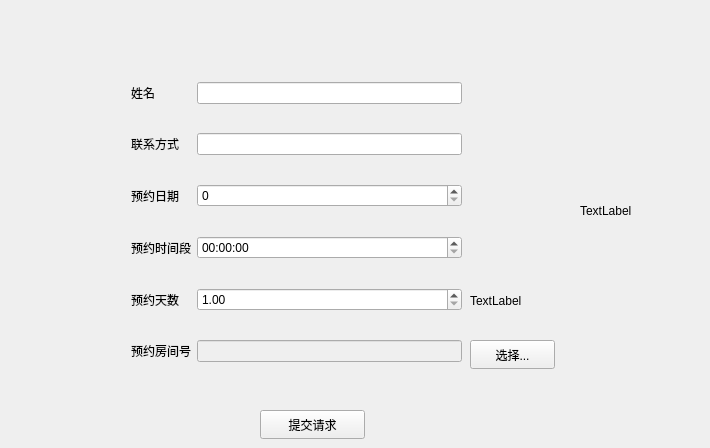
            <widget class="QWidget" name="page_8">
             <widget class="QPushButton" name="chooseRoom_2">
              <property name="geometry">
               <rect>
                <x>470</x>
                <y>340</y>
                <width>85</width>
                <height>29</height>
               </rect>
              </property>
              <property name="mouseTracking">
               <bool>true</bool>
              </property>
              <property name="text">
               <string>选择...</string>
              </property>
             </widget>
             <widget class="QPushButton" name="submitBtn">
              <property name="geometry">
               <rect>
                <x>260</x>
                <y>410</y>
                <width>105</width>
                <height>29</height>
               </rect>
              </property>
              <property name="text">
               <string>提交请求</string>
              </property>
             </widget>
             <widget class="QLabel" name="endTimeLabel_2">
              <property name="geometry">
               <rect>
                <x>470</x>
                <y>290</y>
                <width>231</width>
                <height>21</height>
               </rect>
              </property>
              <property name="text">
               <string>TextLabel</string>
              </property>
             </widget>
             <widget class="QWidget" name="layoutWidget1">
              <property name="geometry">
               <rect>
                <x>131</x>
                <y>59</y>
                <width>331</width>
                <height>331</height>
               </rect>
              </property>
              <layout class="QGridLayout" name="gridLayout_13">
               <item row="0" column="0">
                <widget class="QLabel" name="label_20">
                 <property name="text">
                  <string>姓名</string>
                 </property>
                </widget>
               </item>
               <item row="0" column="1">
                <widget class="QLineEdit" name="nameEdit_2"/>
               </item>
               <item row="1" column="0">
                <widget class="QLabel" name="label_21">
                 <property name="text">
                  <string>联系方式</string>
                 </property>
                </widget>
               </item>
               <item row="1" column="1">
                <widget class="QLineEdit" name="telEdit"/>
               </item>
               <item row="2" column="0">
                <widget class="QLabel" name="label_22">
                 <property name="text">
                  <string>预约日期</string>
                 </property>
                </widget>
               </item>
               <item row="3" column="0">
                <widget class="QLabel" name="label_23">
                 <property name="text">
                  <string>预约时间段</string>
                 </property>
                </widget>
               </item>
               <item row="3" column="1">
                <widget class="QTimeEdit" name="timeEdit"/>
               </item>
               <item row="4" column="0">
                <widget class="QLabel" name="label_26">
                 <property name="text">
                  <string>预约天数</string>
                 </property>
                </widget>
               </item>
               <item row="4" column="1">
                <widget class="QDoubleSpinBox" name="doubleSpinBox">
                 <property name="minimum">
                  <double>1.000000000000000</double>
                 </property>
                 <property name="singleStep">
                  <double>0.500000000000000</double>
                 </property>
                </widget>
               </item>
               <item row="5" column="0">
                <widget class="QLabel" name="label_24">
                 <property name="mouseTracking">
                  <bool>true</bool>
                 </property>
                 <property name="text">
                  <string>预约房间号</string>
                 </property>
                </widget>
               </item>
               <item row="5" column="1">
                <widget class="QLineEdit" name="roomEdit_2">
                 <property name="enabled">
                  <bool>false</bool>
                 </property>
                 <property name="mouseTracking">
                  <bool>true</bool>
                 </property>
                 <property name="readOnly">
                  <bool>false</bool>
                 </property>
                </widget>
               </item>
               <item row="2" column="1">
                <widget class="QSpinBox" name="DataSpinBox"/>
               </item>
              </layout>
             </widget>
             <widget class="QLabel" name="priceLabel_2">
              <property name="geometry">
               <rect>
                <x>580</x>
                <y>200</y>
                <width>73</width>
                <height>21</height>
               </rect>
              </property>
              <property name="text">
               <string>TextLabel</string>
              </property>
             </widget>
            </widget>
